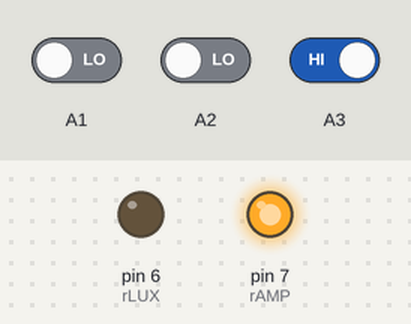
The sketch below on a simulated Arduino Uno, built with avr-gcc and run on an emulated ATmega328P. Shown: output pins drawn as LEDs (lit = HIGH). The inputs (shaded band) are chosen by the test bench; at power-on: A3 HIGH, A1 LOW, A2 LOW. The local clock reads 2024-03-15 10:24:30 at power-on unless the sketch sets it.

Above: at 2.8 s.
2.9 s: A3 driven LOW
At 4.0 s:
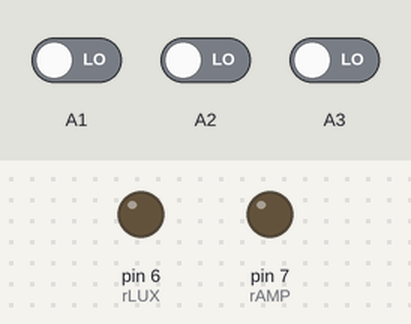
4.5 s: A1 driven HIGH
At 5.0 s:
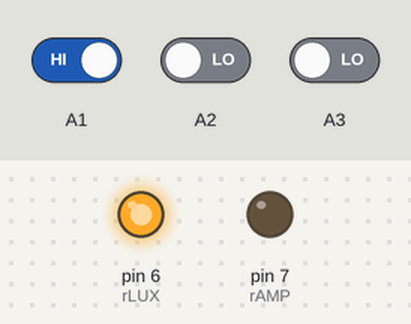
6.0 s: A2 driven HIGH
At 7.2 s:
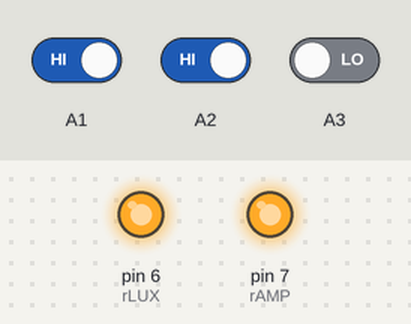
7.5 s: A2 driven LOW
At 8.5 s:
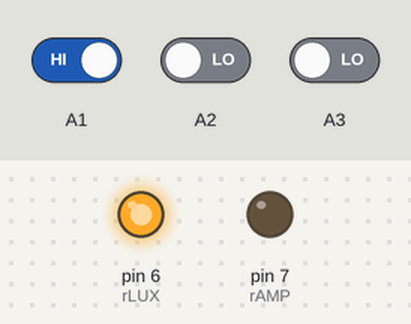
9.0 s: A1 driven LOW
At 9.7 s:
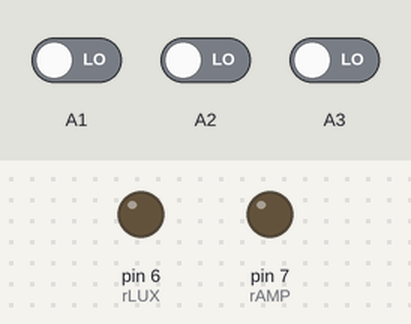
Timing chart, 0 to 11.5 s (numbered marks = the images above; inputs shaded):
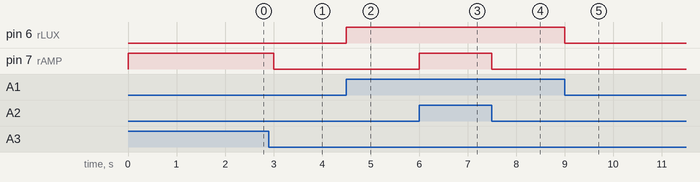

The sketch:

Nina_v4.ino
```cpp
#include <Wire.h>
#include <TimeLib.h>
#include <DS1307RTC.h>

#define rLUX 6
#define rAMP 7

void setup() {

  pinMode(rLUX, OUTPUT);
  pinMode(rAMP, OUTPUT);

  digitalWrite(rLUX, LOW);
  digitalWrite(rAMP, LOW);

  //  if (getDate(__DATE__) && getTime(__TIME__)) {
  //    parse = true;
  //    // and configure the RTC with this info
  //    if (RTC.write(tm)) {
  //      config = true;
  //    }
  //  }

}

void loop() {


  if (!digitalRead(A3)) {

    // MAN
    if (digitalRead(A1)) {
      digitalWrite(rLUX, HIGH);
    }
    else {
      digitalWrite(rLUX, LOW);
    }

    if (digitalRead(A2)) {
      digitalWrite(rAMP, HIGH);
    }
    else {
      digitalWrite(rAMP, LOW);
    }

  }
  else {
    // AUTO

    tmElements_t tm;

    RTC.read(tm);

    //TRA LE 8.30 E LE 12.00
    if ((tm.Hour >= 8) && (tm.Hour < 12)) {
      //A .30 e .00 ACCENDI AMPLI PER 25 MIN
      if (((tm.Minute >= 30) && (tm.Minute < 55)) || ((tm.Minute >= 0) && (tm.Minute < 25))) {
        digitalWrite(rAMP, HIGH);
      }
      else {
        digitalWrite(rAMP, LOW);
      }
    }

    //DALLE 12.00 ALLE 17.00
    else if ((tm.Hour >= 12) && (tm.Hour < 16)) {

      if (((tm.Minute >= 30) && (tm.Minute < 55)) || ((tm.Minute >= 0) && (tm.Minute < 25))) {
        //A .30 e .00 ACCENDI AMPLI PER 25 MIN
        digitalWrite(rAMP, HIGH);

        //A .30 e .00 ACCENDI ACCENDI ANCHE LA LUCE
        switch (tm.Hour) {

          case 12:
            if (((tm.Minute >= 30) && (tm.Minute < 35)) || ((tm.Minute >= 0) && (tm.Minute < 5))) {
              digitalWrite(rLUX, HIGH);
            }
            else {
              digitalWrite(rLUX, LOW);
            }
            break;

          case 13:
            if (((tm.Minute >= 30) && (tm.Minute < 40)) || ((tm.Minute >= 0) && (tm.Minute < 10))) {
              digitalWrite(rLUX, HIGH);
            }
            else {
              digitalWrite(rLUX, LOW);
            }
            break;

          case 14:
            if (((tm.Minute >= 30) && (tm.Minute < 45)) || ((tm.Minute >= 0) && (tm.Minute < 15))) {
              digitalWrite(rLUX, HIGH);
            }
            else {
              digitalWrite(rLUX, LOW);
            }
            break;

          case 15:
            if (((tm.Minute >= 30) && (tm.Minute < 50)) || ((tm.Minute >= 0) && (tm.Minute < 20))) {
              digitalWrite(rLUX, HIGH);
            }
            else {
              digitalWrite(rLUX, LOW);
            }
            break;

          default:
            break;

        }

      }
      else {
        digitalWrite(rAMP, LOW);
      }
    }

    //DALLE 16.00 ALLE 20.00
    else if ((tm.Hour >= 16) && (tm.Hour < 21)) {

      digitalWrite(rAMP, HIGH);
      digitalWrite(rLUX, HIGH);

    }

    else {
      // FUORI DAGLI ORARI DI APERTURA DEL MUSEO
      digitalWrite(rAMP, LOW);
      digitalWrite(rLUX, LOW);
    }

    delay(1000);

  }
}


// NINA CARINA
// NEOTECH
// VIA SAVONA 118
//
```

Measured:
- after the input at 2.9 s, pin 7 (rAMP): HIGH → LOW after 0.10 s
- after the input at 4.5 s, pin 6 (rLUX): LOW → HIGH at once
- after the input at 6.0 s, pin 7 (rAMP): LOW → HIGH at once
- after the input at 7.5 s, pin 7 (rAMP): HIGH → LOW at once
- after the input at 9.0 s, pin 6 (rLUX): HIGH → LOW at once
